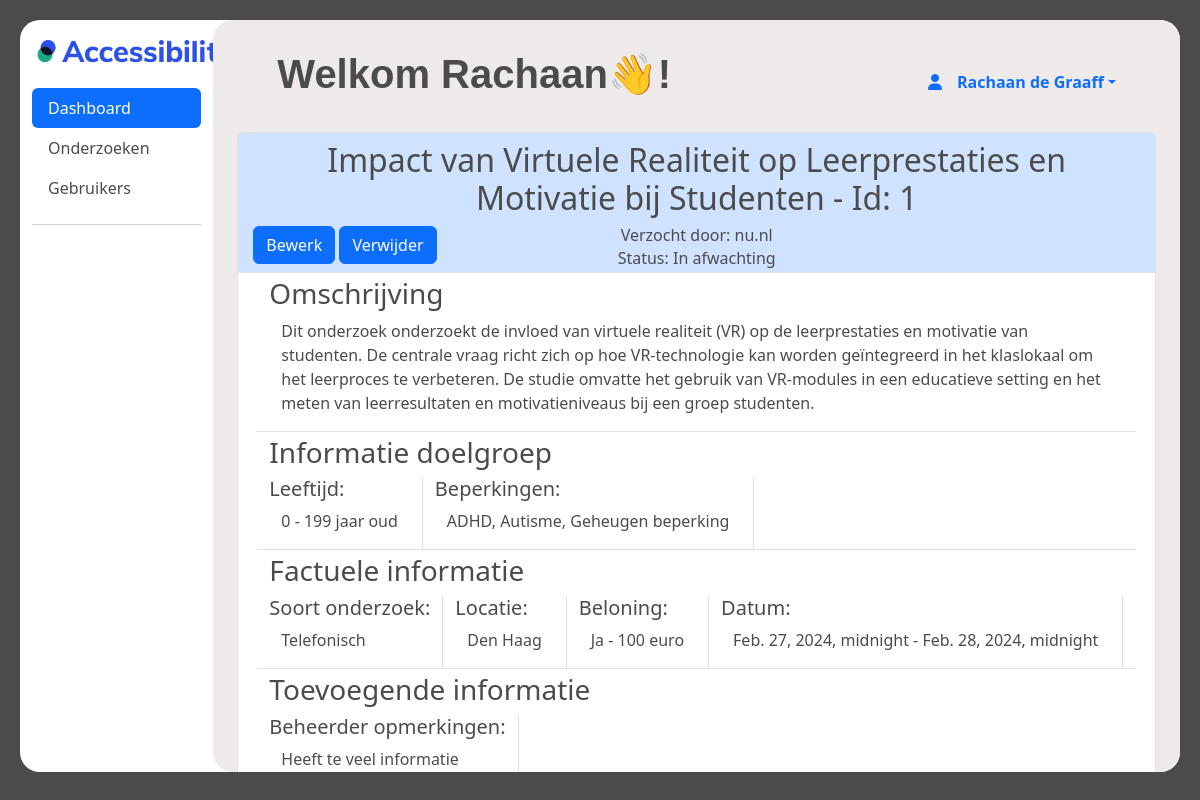
The page /beheerder/dashboard/research/1 (signed in) on the database its author committed.
### ervaringsdeskundige/models.py (models this page shows, shortened)
class User(AbstractUser):
    first_name = models.CharField(max_length=100)
    last_name = models.CharField(max_length=100)
    postcode = models.CharField(max_length=10)
    geslacht = models.CharField(
        max_length=10, choices=[("M", "Man"), ("V", "Vrouw"), ("0", "Anders")]
    )
    email = models.EmailField()
    telefoonnummer = models.CharField(max_length=100)
    geboortedatum = models.DateField()
    gebruikte_hulpmiddelen = models.TextField(max_length=200)
    bijzonderheden = models.TextField(max_length=100, default="", blank=True)
    beschikbaar_vanaf = models.DateTimeField()
    beschikbaar_tot = models.DateTimeField()
    bijzonderheden_beschikbaarheid = models.TextField(
        max_length=100, blank=True
        )
    username = models.CharField(max_length=100, unique=True)
    voorkeur_benadering = models.CharField(max_length=20)
    status = models.CharField(max_length=10, default=1)
    opmerking_verwijderd = models.TextField(blank=True, null=True)
    datum_goedgekeurd = models.DateTimeField(blank=True, null=True)
    goedegekeurd_door = models.CharField(max_length=100, null=True)
    groups = models.ManyToManyField(
        Group,
        verbose_name="groups",
        related_name="user_groups",
        blank=True,
        help_text="The groups this user belongs to. A user will get all permissions granted to each of their groups.",
        related_query_name="user",
    )
    user_permissions = models.ManyToManyField(
        Permission,
        verbose_name="user permissions",
        related_name="user_user_permissions",
        blank=True,
        help_text="Specific permissions for this user.",
        related_query_name="user",
    )

### main/models.py (models this page shows)
class Onderzoeken(models.Model):
    onderzoeks_id = models.AutoField(primary_key=True)
    organisatie = models.ForeignKey("Organisaties", models.DO_NOTHING)
    status = models.IntegerField(default=1)
    titel = models.TextField()
    omschrijving = models.TextField()
    datum_vanaf = models.DateTimeField()
    datum_tot = models.DateTimeField()
    soort_onderzoek = models.IntegerField()
    locatie = models.TextField(blank=True, null=True)
    met_beloning = models.IntegerField()
    beloning = models.TextField(blank=True, null=True)
    doelgroep_leeftijd_van = models.IntegerField()
    doelgroep_leeftijd_tot = models.IntegerField()
    contact_opgenomen = models.IntegerField(default=0)
    opmerkingen_beheerder = models.TextField(blank=True, null=True)
    type_onderzoek = models.ForeignKey(
        "TypeOnderzoek", models.DO_NOTHING, db_column="type_onderzoek"
    )
    class Meta:
        managed = False
        db_table = "Onderzoeken"

class Organisaties(models.Model):
    organisatie_id = models.AutoField(primary_key=True, blank=True)
    naam = models.TextField(blank=True, null=True)
    kvk = models.TextField(
        db_column="KVK", blank=True, null=True
    )  # Field name made lowercase.
    website = models.TextField(blank=True, null=True)
    beschrijving = models.TextField(blank=True, null=True)
    contact_persoon = models.TextField(blank=True, null=True)
    email = models.TextField(blank=True, null=True)
    telefoonnummer = models.IntegerField(blank=True, null=True)
    api_key = models.TextField(blank=True, null=True)
    status = models.TextField(blank=True, null=True)
    type = models.TextField(blank=True, null=True)
    class Meta:
        managed = False
        db_table = "Organisaties"

class Beperkingen(models.Model):
    omschrijving = models.TextField()
    soort = models.TextField()
    class Meta:
        managed = False
        db_table = "Beperkingen"

### beheerder/views.py (the view)
# urls.py: path("dashboard/research/<int:pk>", views.research_item, name="research_items"),
@staff_member_required
def research_item(request, pk):
    research_item_data = Onderzoeken.objects.select_related(
        "organisatie"
        ).get(pk=pk)
    limitation_ids = BeperkingenOnderzoeken.objects.filter(
        onderzoeks_id=research_item_data.onderzoeks_id
        ).values_list('beperking_id', flat=True)
    limitations = Beperkingen.objects.filter(id__in=limitation_ids)
    context = {
        "data": research_item_data,
        'limitations': limitations,
    }
    return render(
        request,
        "beheerder/dashboard/dashboard_research_item.html",
        context
        )

### templates/beheerder/dashboard/dashboard_research_item.html (shortened to what this page needs)
{% extends "beheerder/inner_base.html" %}
{% block menu_active %}
<ul class="nav nav-pills flex-column mb-auto">
  <li class="nav-item">
    <a href="/beheerder/dashboard" class="nav-link active" aria-current="page">
      Dashboard
    </a>
  </li>
  <li>
    <a href="/beheerder/onderzoeken" class="nav-link menu_text" >
      Onderzoeken
    </a>
  </li>
  <li>
    <a  href="/beheerder/users" class="nav-link menu_text">
      Gebruikers
    </a>
  </li>
</ul>
{% endblock %}
{% block inner_content %}
<br>
<div class="container rounded-top border border-bottom-0 bg-primary-subtle text-center">
    <div class="col text-center position-relative">
        <H2 class="pt-2">
            {{ data.titel }} - Id: {{ data.onderzoeks_id}}
        </H2>
        <div class="position-absolute buttons">
            <button type="button" class="btn btn-primary" onclick="location.href='{{ data.onderzoeks_id }}/edit';">Bewerk</button>
            <a href="{% url 'verwijder_onderzoek' data.onderzoeks_id %}" class="btn btn-primary">Verwijder</a>
        </div>
        <H2 class="mb-1 h6">Verzocht door: {{ data.organisatie.naam }}</H2>
        <H2 class="m-0 pb-1 h6">
            {% if data.status == 1 %}
            Status: In afwachting
            {% elif data.status == 2 %}
            Status: Goedgekeurd
            {% elif data.status == 3 %}
            Status: Afgekeurd
            {% elif data.status == 4 %}
            Status: Gesloten
            {% elif data.status == 5 %}
            Status: Verwijderd
            {% endif %}
        </H2>
    </div>
</div>
<div class="container border rounded-bottom bg-body text-start" style="min-height: 25rem;">
    <div class="row m-1 border-bottom">
        <div class="col-md-auto">
            <H2 class="h3">Omschrijving</H2>
            <div class="container-fluid">
                <p class="text-start p-0">{{ data.omschrijving }}</p>
            </div>
        </div>
    </div>
    <div class="row m-1 border-bottom">
        <H2 class="h3">Informatie doelgroep</H2>
        <div class="col-md-auto border-end">
            <H3 class="h5">Leeftijd:</H3>
            <div class="container-fluid">
                <p>
                    {{ data.doelgroep_leeftijd_van }} - {{ data.doelgroep_leeftijd_tot }} jaar oud
                </p>
            </div>
        </div>
        <div class="col-md-auto border-end">
            <H3 class="h5">Beperkingen:</H3>
            <div class="container-fluid">
                <p>
                {% for limitation in limitations %}
                    {{ limitation.omschrijving }}{% if not forloop.last %},{% endif %}
                {% endfor %}
                </p>
            </div>
        </div>
    </div>
    <div class="row m-1 border-bottom">
        <H2 class="h3">Factuele informatie</H2>
        <div class="col-md-auto border-end">
            <H3 class="h5">Soort onderzoek:</H3>
            <div class="container-fluid">
                <p>
                    {% if data.soort_onderzoek == 1 %}
                    Telefonisch
                    {% elif data.soort_onderzoek == 2 %}
                    Via internet
                    {% elif data.soort_onderzoek == 3 %}
                    Op locatie
                    {% endif %}
                </p>
            </div>
        </div>
        <div class="col-md-auto border-end">
            <H3 class="h5">Locatie:</H3>
            <div class="container-fluid">
                <p>{{ data.locatie }}</p>
            </div>
        </div>
        <div class="col-md-auto border-end">
            <H3 class="h5">Beloning:</H3>
            <div class="container-fluid">
                <p>
                    {% if data.met_beloning == 0 %}
                    Nee
                    {% elif data.met_beloning == 1 %}
                    Ja - {{ data.beloning }}
                    {% endif %}
                </p>
            </div>
        </div>
        <div class="col-md-auto border-end">
            <H3 class="h5">Datum:</H3>
            <div class="container-fluid">
                <p>{{ data.datum_vanaf }} - {{ data.datum_tot }}</p>
            </div>
        </div>
    </div>
    <div class="row m-1 border-bottom">
        <H2 class="h3">Toevoegende informatie</H2>
        <div class="col-md-auto border-end">
            <H3 class="h5">Beheerder opmerkingen:</H3>
            <div class="container-fluid">
                <p>
                    {% if data.opmerkingen_beheerder == NULL %}
                        Leeg
                    {% else %}
                        {{ data.opmerkingen_beheerder }}
                    {% endif %}
                </p>
            </div>
        </div>
    </div>
</div>
{% endblock %}

### templates/beheerder/inner_base.html (shortened to what this page needs)
{% extends "ervaringsdeskundige/base.html" %}
{% load static %}
{% block content %}
<div class="container-fluid" style="height: 94vh;">
    <div class="row">
        <nav id="sidebar" class="col-md-3 col-lg-2 d-md-block sidebar">
          <a href="#">
            <img style="margin: 20px; margin-left: 5px;" src="{% static 'images/logo_accessibility.png' %}" width="200px" alt="Logo van Accessibility">
          </a>
            <div class="position-sticky">
              {% block menu_active %}{% endblock %}
              <hr>
            </div>
        </nav>
        <div style="height: 94vh;" id="dashboard_main" class="col-md-9 ms-sm-auto col-lg-10 px-md-4">
         <div id="dashboard_overflow">
          <main>
          <div class="text-center" style="padding-top: 20px;">
            <div>
                <div id="search" style="height: 20px;">
                    <div class="dropdown">
                      <a href="#" class="d-flex align-items-center text-decoration-none dropdown-toggle" id="dropdownUser2" data-bs-toggle="dropdown" aria-expanded="false" aria-label="dropdown menu met dashboard, profiel en loguit opties">
                        <i class="fa-solid fa-user" style="padding-right: 15px;" width="32" height="32" class="rounded-circle me-2"></i>
                        <strong>{{ user.first_name}} {{ user.last_name}}</strong>
                      </a>
                    </div>
                </div>
             <h1 style="margin: 10px; margin-left: 40px;" class="text-start extra-bold-header">Welkom {{ user.first_name }}👋!</h1>
            </div>
            {% block inner_content %}{% endblock %}
            </div>
          </main>
         </div>
        </div>
    </div>
</div>
{% endblock %}

### static/css/main.css (style rules this page uses)
:root { --background-light: #f5f5f5; --background-dark: #1f1f1f; --text-light: #4b4b4b; --text-dark: #ffffff; --accent-light: #9faecb; --accent-dark: #848484; --card-background-light: #ffffff; --card-background-dark: #393a69; --card-shadow-light: #bbbbbb; --card-shadow-dark: #7a7a7a; --border-light: #dddddd; --border-dark: #333333; --link-light: #007bff; --link-dark: #ff7f50; }
#content, .table, #dashboard_main, .rectangle, .card_stat, #custom_cont { transition: background-color 0.5s ease, color 0.3s ease, border-radius 0.5s ease; }
.container { margin-right: auto; margin-left: auto; padding-right: 15px; padding-left: 15px; width: 100%; }
@media (min-width: 576px) { .container { max-width: 540px; } }
@media (min-width: 768px) { .container { max-width: 720px; } }
@media (min-width: 992px) { .container { max-width: 960px; } }
@media (min-width: 1200px) { .container { max-width: 1140px; } }
p { margin-top: 0; margin-bottom: 1rem; }
#search { margin-top: 10px; margin-right: 30px; float: right; justify-content: space-between; display: flex; padding: 10px; height: 80px; }
body:not(.dark) { background-color: var(--text-light); color: var(--text-light); }
#sidebar { border-radius: 20px; }
#dashboard_main:not(.dark) { border-radius: 20px; background-color: #eeeaea; }
h1:not(.dark) { color: var(--tekst-light); }
#dashboard_overflow { overflow-y: auto; overflow-x: hidden; max-height: 94vh; height: 100%; }
.extra-bold-header { font-family: 'Inner', sans-serif; font-weight: 800; color: #4b4b4b; }
.menu_text:not(.dark) { color: var(--text-light); }

### rows shown on the page
User: first_name "Rachaan", last_name "de Graaff"
Onderzoeken: titel "Impact van Virtuele Realiteit op Leerprestaties en Motivatie bij Studenten", onderzoeks_id "1", organisatie.naam "nu.nl", omschrijving "Dit onderzoek onderzoekt de invloed van virtuele realiteit (VR) op de leerprestaties en motivatie van studenten. De centrale vraag richt zich op hoe VR-technologie kan worden geïntegreerd in het klaslokaal om het leerproces te verbeteren. De studie omvatte het gebruik van VR-modules in een educatieve setting en het meten van leerresultaten en motivatieniveaus bij een groep studenten.", doelgroep_leeftijd_van "0", doelgroep_leeftijd_tot "199", locatie "Den Haag", beloning "100 euro", datum_vanaf "Feb. 27, 2024, midnight", datum_tot "Feb. 28, 2024, midnight", opmerkingen_beheerder "Heeft te veel informatie"
Beperkingen: omschrijving "ADHD"
Beperkingen: omschrijving "Autisme"
Beperkingen: omschrijving "Geheugen beperking"
